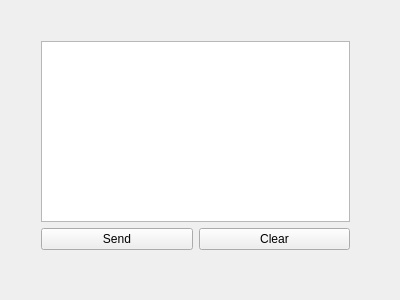
<?xml version="1.0" encoding="UTF-8"?>
<ui version="4.0">
 <class>Widget</class>
 <widget class="QWidget" name="Widget">
  <property name="geometry">
   <rect>
    <x>0</x>
    <y>0</y>
    <width>400</width>
    <height>300</height>
   </rect>
  </property>
  <property name="windowTitle">
   <string>Widget</string>
  </property>
  <widget class="QWidget" name="">
   <property name="geometry">
    <rect>
     <x>30</x>
     <y>30</y>
     <width>331</width>
     <height>231</height>
    </rect>
   </property>
   <layout class="QGridLayout" name="gridLayout">
    <item row="0" column="0" colspan="2">
     <widget class="QTextEdit" name="textEdit"/>
    </item>
    <item row="1" column="0">
     <widget class="QPushButton" name="send">
      <property name="text">
       <string>Send</string>
      </property>
     </widget>
    </item>
    <item row="1" column="1">
     <widget class="QPushButton" name="clear">
      <property name="text">
       <string>Clear</string>
      </property>
     </widget>
    </item>
   </layout>
  </widget>
 </widget>
 <layoutdefault spacing="6" margin="11"/>
 <resources/>
 <connections/>
</ui>
